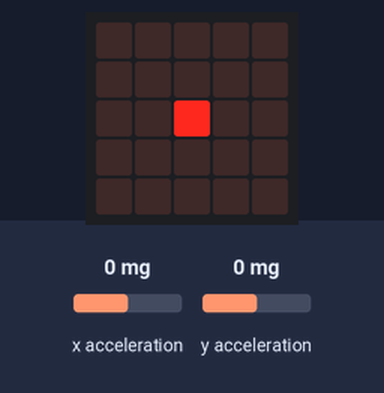
Recording of a program running on a simulated BBC micro:bit running MicroPython. Shown: the board's 5×5 LED display. The test bench sets the inputs (shaded band); at power-on: x acceleration 0 mg, y acceleration 0 mg.

Above: at 1.2 s.
1.3 s: x acceleration set to -2 mg
At 2.5 s:
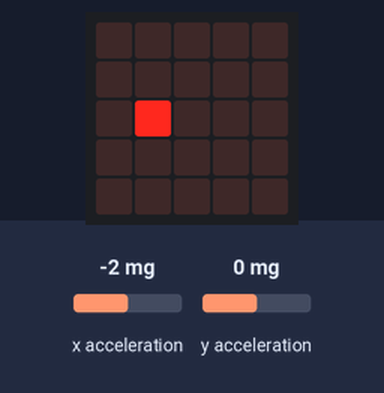
2.8 s: y acceleration set to -2 mg
At 3.8 s:
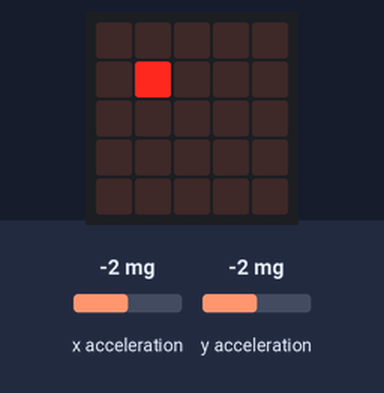
4.3 s: x acceleration set to -1440 mg
At 5.0 s:
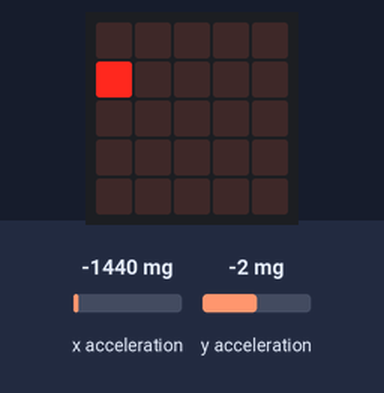
5.8 s: y acceleration set to -1440 mg
At 7.0 s:
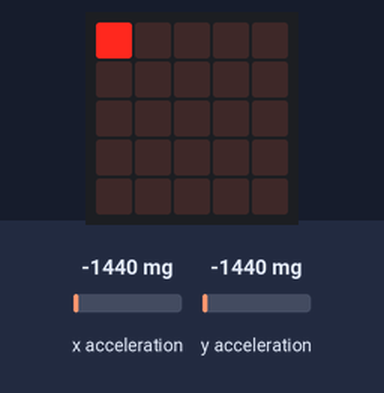
7.3 s: x acceleration set to 0 mg
At 8.4 s:
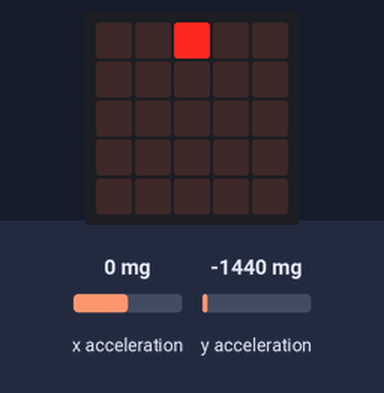
8.8 s: y acceleration set to 750 mg
At 9.6 s:
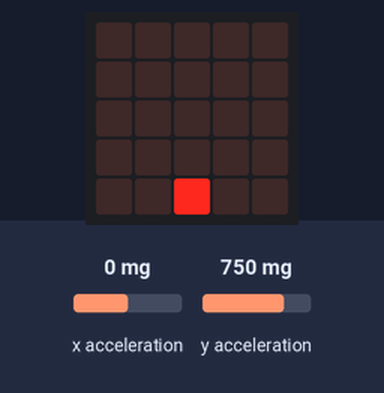
Timing chart, 0 to 11.3 s (numbered marks = the images above; inputs shaded):
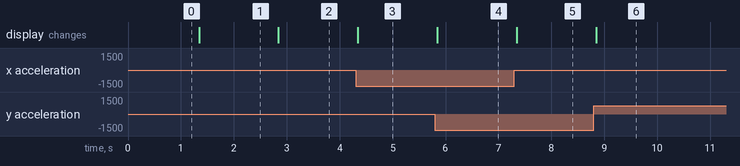

Measured:
- the behaviour switches between 0 and -1 mg on x acceleration (found by bisection; images 0 and 1)
- the behaviour switches between 0 and -1 mg on y acceleration (found by bisection; images 1 and 2)
- after the input at 1.3 s, the display: changes at once (image 1)
- after the input at 2.8 s, the display: changes at once (image 2)
- after the input at 4.3 s, the display: changes at once (image 3)
- after the input at 5.8 s, the display: changes at once (image 4)
- after the input at 7.3 s, the display: changes at once (image 5)
- after the input at 8.8 s, the display: changes at once (image 6)

The program:

main.py
```python
# Sample: wasserwaage  (eingebauter Beschleunigungssensor)
# Board:   BBC micro:bit V2.2
# Sprache: MicroPython
#
# Ziel: Ein einzelner Leuchtpunkt auf der LED-Matrix zeigt die Neigung des
#       micro:bit an. Liegt das Board flach, leuchtet die Mitte. Kippt man
#       es, wandert der Punkt in die Kipprichtung - wie eine Libelle.
#
# --------------------------------------------------------------------------
# Hardware
# --------------------------------------------------------------------------
#   Nichts anschliessen - der Beschleunigungssensor ist fest eingebaut.
# --------------------------------------------------------------------------

from microbit import *

while True:
    # get_x(): quer zur Platine, get_y(): laengs. Einheit Milli-g.
    # Bei Neigung etwa -1000..1000. Teilen durch 300 -> Schritte -3..3.
    x = accelerometer.get_x()
    y = accelerometer.get_y()

    spalte = 2 + x // 300
    zeile = 2 + y // 300

    # Auf die 5x5-Matrix begrenzen (Index 0..4)
    spalte = max(0, min(4, spalte))
    zeile = max(0, min(4, zeile))

    display.clear()
    display.set_pixel(spalte, zeile, 9)

    sleep(50)
```
